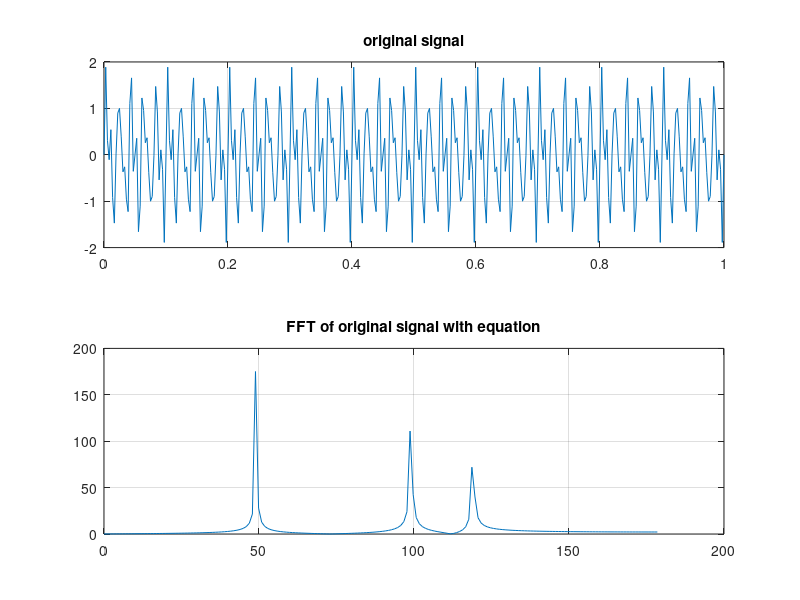

The MATLAB script that drew this image:
clc;
f1 = 50;
f2 = 100;
f3 = 120;
f = max([f1,f2,f3]);
fs = 3* f;
Ts = 1/fs;
t= 0:Ts:1;
x = sin(2*pi*f1*t)+ 0.7*sin(2*pi*f2*t)+0.5*sin(2*pi*f3*t);
subplot(2,1,1);
plot(t,x); grid on;title('original signal');

N=length(t);
for m=1:N
    X(m) = 0;
    for n = 1:N
        X(m) = X(m)+ x(n) *(cos(2*pi*n*m/N)-1i*sin(2*pi*n*m/N));
    end
end

fp= fs*(0:N/2-1)/N;
subplot(2,1,2);
plot(fp, abs(X(1:N/2))); grid on; title('FFT of original signal with equation');